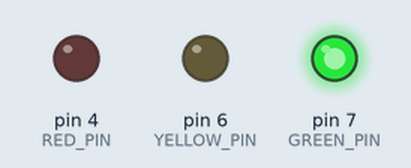
The sketch below on a simulated Arduino Uno, built with avr-gcc and run on an emulated ATmega328P. Parts: output pins drawn as LEDs (lit = HIGH).

Above: at 2.5 s.
At 6.0 s:
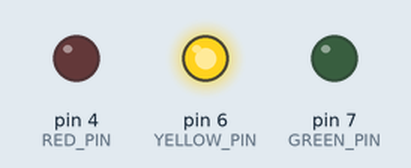
At 10.0 s:
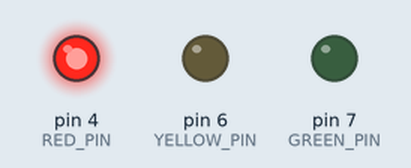
At 13.7 s:
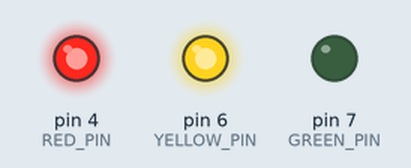
Timing chart, 0 to 18.9 s (numbered marks = the images above):
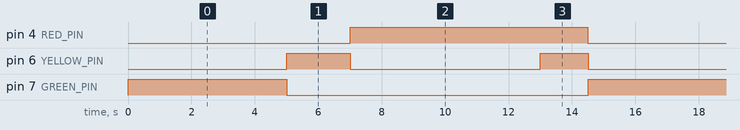

Measured:
- by itself, pin 4 (RED_PIN): alternates HIGH for 7.5 s and LOW for 7.0 s
- by itself, pin 6 (YELLOW_PIN): repeats every 14.5 s: LOW 6.0 s, HIGH 1.5 s, LOW 5.0 s, HIGH 2.0 s
- by itself, pin 7 (GREEN_PIN): alternates HIGH for 5.0 s and LOW for 9.5 s

The sketch:

l21_fsm_s2.ino
```cpp
const int RED_PIN = 4;
const int YELLOW_PIN = 6;
const int GREEN_PIN = 7;

enum class State { GREEN, YELLOW, RED, RED_YELLOW };   // добавили четвёртое

State state = State::GREEN;
uint32_t enteredAt = 0;                       // когда вошли в текущее состояние

void enter(State s) {                         // единственное место смены состояния
  state = s;
  enteredAt = millis();
  digitalWrite(RED_PIN,    s == State::RED || s == State::RED_YELLOW);
  digitalWrite(YELLOW_PIN, s == State::YELLOW || s == State::RED_YELLOW);
  digitalWrite(GREEN_PIN,  s == State::GREEN);
}

void setup() {
  pinMode(RED_PIN, OUTPUT);
  pinMode(YELLOW_PIN, OUTPUT);
  pinMode(GREEN_PIN, OUTPUT);
  enter(State::GREEN);
}

void loop() {
  uint32_t t = millis() - enteredAt;          // время в текущем состоянии

  switch (state) {
    case State::GREEN:
      if (t > 5000) enter(State::YELLOW);
      break;
    case State::YELLOW:
      if (t > 2000) enter(State::RED);
      break;
    case State::RED:
      if (t > 6000) enter(State::RED_YELLOW);
      break;
    case State::RED_YELLOW:                   // красный и жёлтый вместе: «готовься»
      if (t > 1500) enter(State::GREEN);
      break;
  }
}
```
